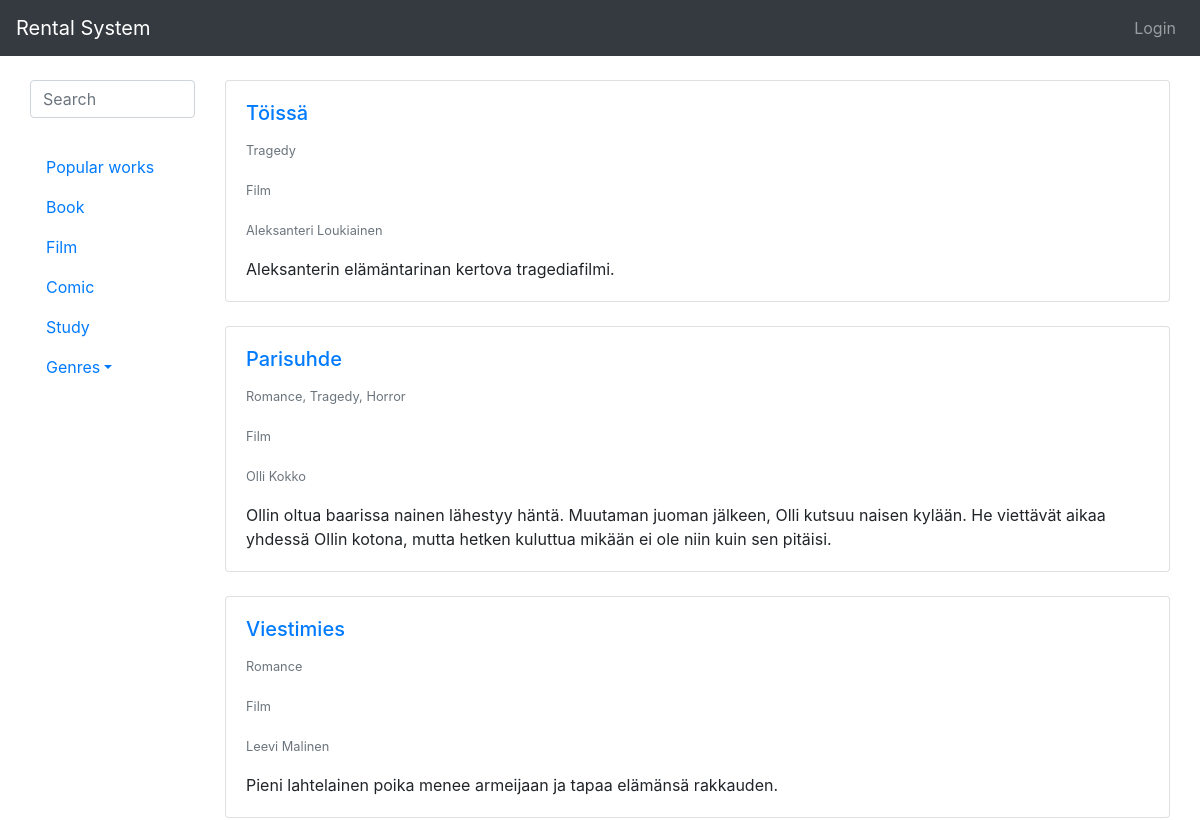
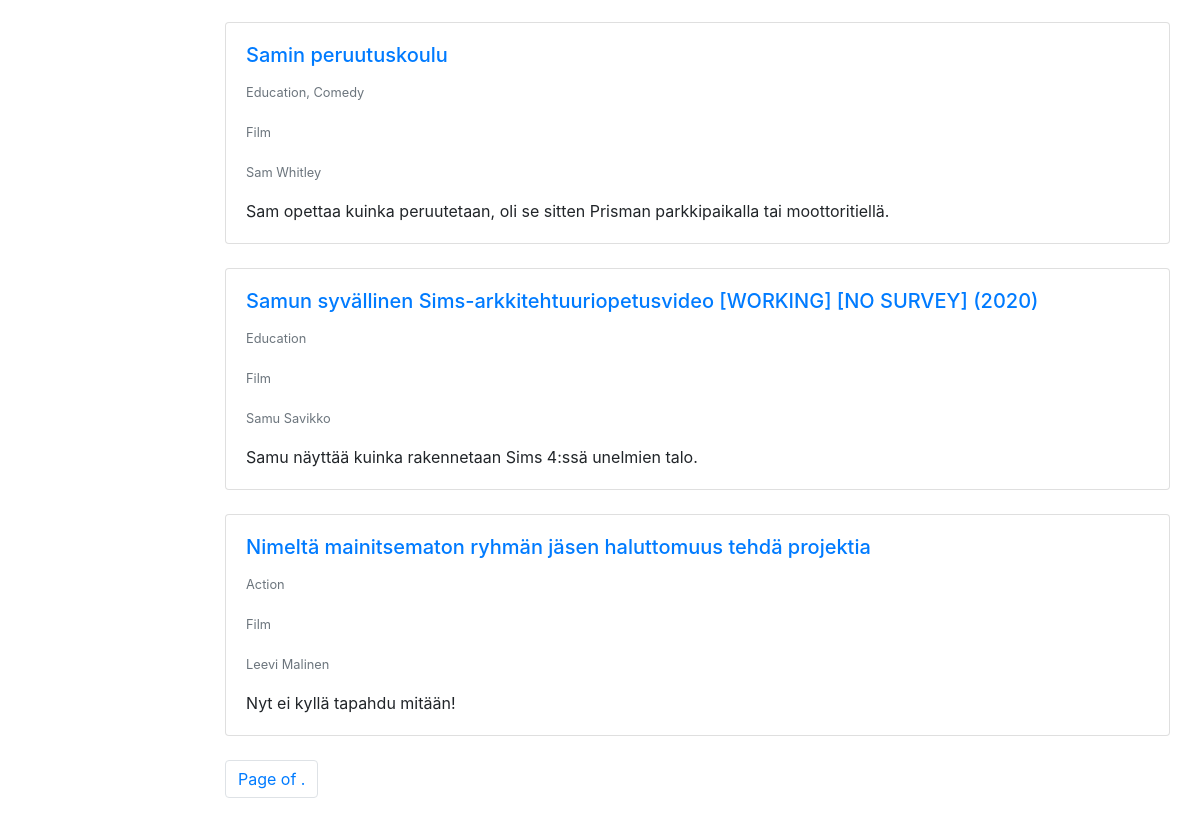
/?search=Film, run on an earlier commit of the app's database (2 pictures, top to bottom).
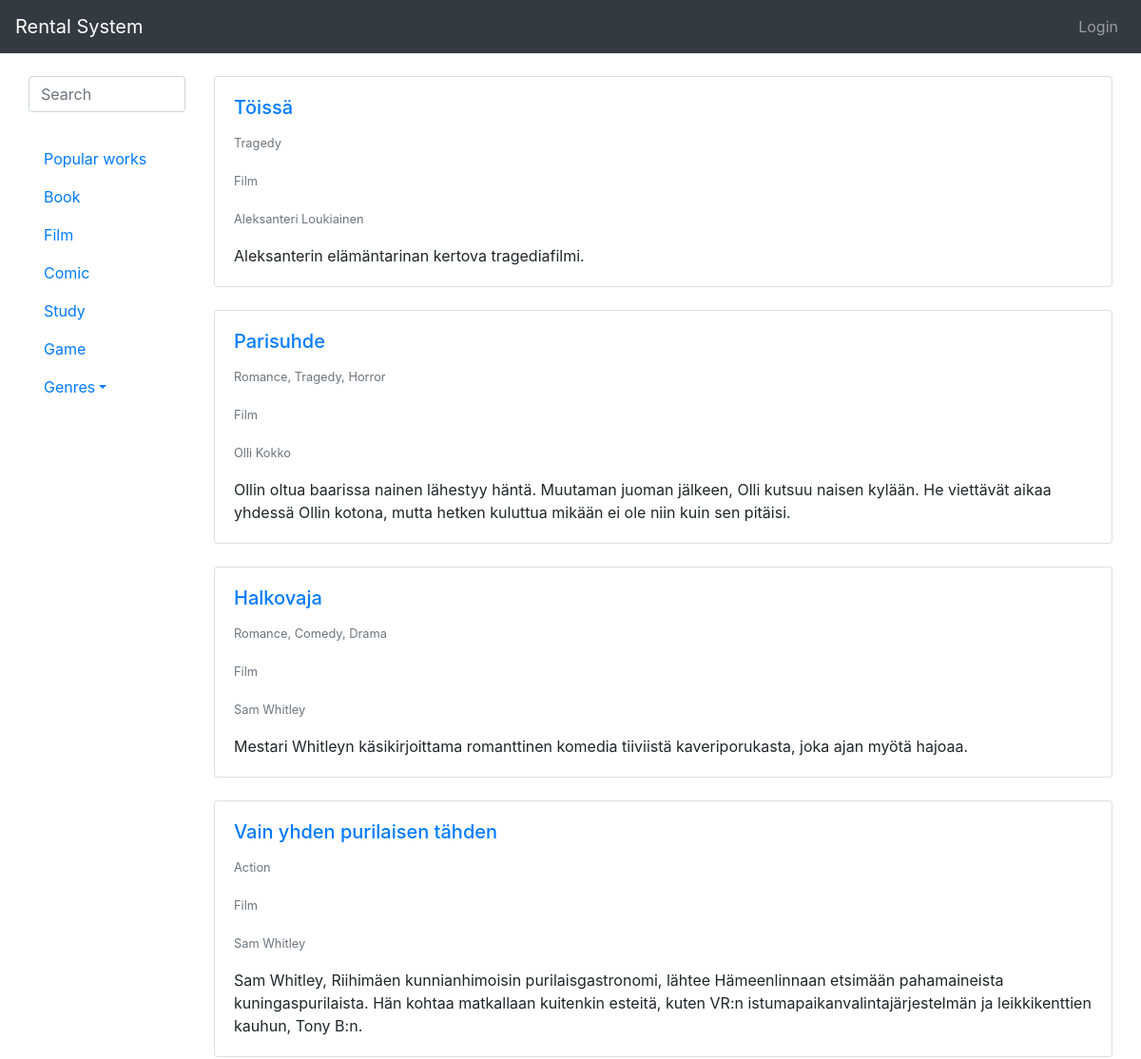
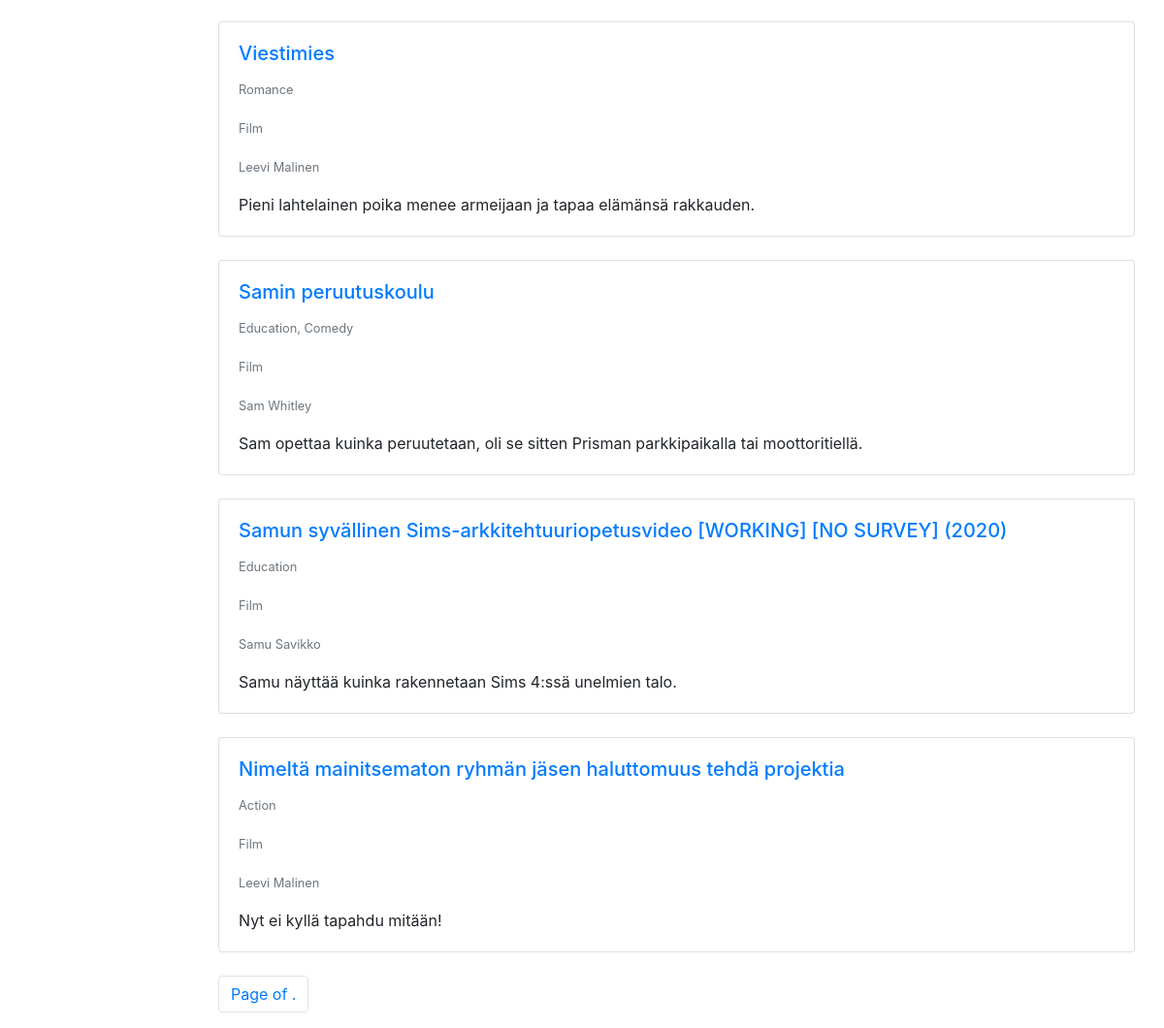
And on a later commit of the database (2 pictures, top to bottom).
### rental_system/models.py (models this page shows, shortened)
class Type(models.Model):
    type = models.CharField(max_length=200)
    def __str__(self):
        return self.type

class Work(models.Model):
    creators = models.ManyToManyField(Creator)
    type = models.ForeignKey(Type, on_delete=models.CASCADE)
    genres = models.ManyToManyField(Genre)
    publishers = models.ManyToManyField(Publisher)
    title = models.CharField(max_length=200)
    desc = models.TextField(max_length=500)
    pub_date = models.IntegerField(
        default=2020,
        validators=[
            MaxValueValidator(datetime.date.today().year),
            MinValueValidator(1800)
        ]
    )

class Genre(models.Model):
    genre = models.CharField(max_length=200)
    def __str__(self):
        return self.genre

class Creator(models.Model):
    first_name = models.CharField(max_length=200)
    last_name = models.CharField(max_length=200)
    def __str__(self):
        return self.first_name + " " + self.last_name

### rental_system/views.py (the view)
# urls.py: path('', views.index, name='index'),
def index(request):
    works = Work.objects.order_by('-pub_date').all()
    types = Type.objects.all()
    genres = Genre.objects.all()
    if not request.GET.get('search'):
        paginator = Paginator(works, 5)
        page_number = request.GET.get('page')
        page_obj = paginator.get_page(page_number)
    else:
        page_obj = works
    context = {'works': page_obj, 'types': types, 'genres': genres}
    query = ""
    if request.GET.get('search'):
        query = request.GET['search']
        context['query'] = str(query)
    posts = sorted(search(query), key=attrgetter('title'), reverse=True)
    context['posts'] = posts
    return render(request, 'rental_system/index.html', context)

### rental_system/views.py (called while the page is built)
def search(query=None):
    queryset = []
    queries = query.split(" ") #
    for search in queries:
        obj = Work.objects.filter(Q(title__iexact=search) | Q(desc__iexact=search))
        for post in obj:
            queryset.append(post)
    return list(set(queryset))

### rental_system/templates/rental_system/index.html (shortened to what this page needs)
{% extends 'base.html' %}
{% block content %}
{% load static %}
<link rel="stylesheet" href="{% static 'mobile.css' %}">
<link rel="stylesheet" href="{% static 'darkmode.css' %}">
<div class="container-fluid">
    <div class="row">
        {% if types %}
        <div class="col-lg-2 col-12">
            <nav id="sidebar">
                <div class="searchbar">
                <form name="searchform" method="GET">
                    <input type="text" class="form-control" name="search" id="search" placeholder="Search" minlength="3"
                        autocomplete="off" required>
                </form>
                </div>
                <br>
            <div class ="pc">
                <ul class="nav flex-column">
                    <li class="nav-item">
                        <a class="nav-link" href="{% url 'popular' %}">Popular works</a>
                    </li>
                    {% for type in types %}
                    <li>
                        <a href="?search={{ type }}" class="nav-link">{{ type }}</a>
                    </li>
                    {% endfor %}
                    <li class="nav-item dropdown">
                        <a class="nav-link dropdown-toggle" data-toggle="dropdown" href="#" role="button"
                            aria-haspopup="true" aria-expanded="false">Genres</a>
                    </li>
                </ul>
            </div>
            </nav>
        </div>
        {% endif %}
        {% if works %}
        <div class="col-md-10 col-12">
            {% for work in works %}
            {% if query in work.title.casefold or query in work.desc or query in work.creators.all|join:", " or query in work.genres.all|join:", "  or query in work.type.type %}
            <div class="card">
                <div class="card-body">
                    <a href="work/{{ work.id }}">
                        <h5 class="card-title">{{ work.title }}</h5>
                    </a>
                    <p class="card-text"><small class="text-muted">{{ work.genres.all|join:", " }}</small></p>
                    <p class="card-text"><small class="text-muted">{{ work.type.type }}</small></p>
                    <p class="card-text"><small class="text-muted">{{ work.creators.all|join:", " }}</small></p>
                    <p class="card-text">{{ work.desc }}</p>
                </div>
         	</div>
            <br>
            {% endif %}
            {% endfor %}
                <nav aria-label="Page navigation example">
                    <ul class="pagination">
                      <li class="page-item"><a class="page-link" href="#">Page {{ works.number }} of {{ works.paginator.num_pages }}.</a></li>
                    </ul>
                  </nav>
            </div>
        </div>
        {% else %}
        <p>No works are available.</p>
        {% endif %}
    </div>
    {% endblock %}

### templates/base.html (shortened to what this page needs)
<!doctype html>
<html lang="en">
<head>
	<link rel="stylesheet" href="https://stackpath.bootstrapcdn.com/bootstrap/4.4.1/css/bootstrap.min.css"
>
</head>
<body>
	<nav class="navbar navbar-expand navbar-dark bg-dark">
		<a class="navbar-brand" href="{% url 'index' %}">Rental System</a>
		<div class="collapse navbar-collapse" id="navbarNav">
			<ul class="navbar-nav ml-auto">
				{% if user.is_authenticated %}
				<li class="nav-item dropdown">
					<a class="nav-link dropdown-toggle" data-toggle="dropdown" href="#" role="button"
						aria-haspopup="true" aria-expanded="false">{{ user.username }}</a>
					<div class="dropdown-menu dropdown-menu-right">
						<a class="dropdown-item" href="{% url 'reviews' %}">Reviews</a>
						<a class="dropdown-item" href="{% url 'rented' %}">Rented Works</a>
						<a class="dropdown-item" href="{% url 'account' %}">Account</a>
						<div class="dropdown-divider"></div>
						<a class="dropdown-item" href="/logout?next={{request.path}}">Logout</a>
					</div>
				</li>
				{% else %}
				<a class="nav-link" href="{% url 'login' %}?next={{request.path}}">Login</a>
				{% endif %}
			</ul>
		</div>
	</nav>
	<br>
	<div class="container-fluid">
		{% block content %}
		{% endblock %}
	</div>
</body>
</html>

### rental_system/static/mobile.css (style rules this page uses)
@media (min-width:801px) { form [type='text'], form [type='password'] { display: block; margin-bottom: 3%; } }

What changed in the data, as far as the page shows it:
added Type: type "Game"
added Work: title "Halkovaja", genres.all "Romance, Comedy, Drama", type.type "Film", creators.all "Sam Whitley", desc "Mestari Whitleyn käsikirjoittama romanttinen komedia tiiviistä kaveriporukasta, joka ajan myötä hajoaa."
added Work: title "Vain yhden purilaisen tähden", genres.all "Action", type.type "Film", creators.all "Sam Whitley", desc "Sam Whitley, Riihimäen kunnianhimoisin purilaisgastronomi, lähtee Hämeenlinnaan etsimään pahamaineista kuningaspurilaista. Hän kohtaa matkallaan kuitenkin esteitä, kuten VR:n istumapaikanvalintajärjestelmän ja leikkikenttien kauhun, Tony B:n."
